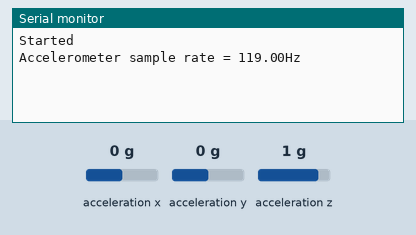
Bench run of a sketch on a simulated Arduino Nano 33 IoT. On the bench: the last lines printed to the serial monitor. The inputs (shaded band) are chosen by the test bench; at power-on: acceleration x 0 g, acceleration y 0 g, acceleration z 1 g.

Above: at 1.2 s.
1.3 s: acceleration x set to -1.4 g
At 1.42 s:
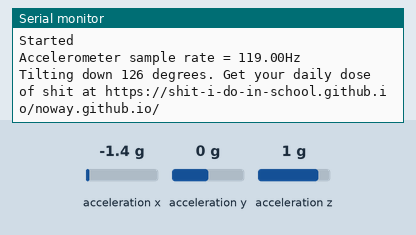
3.2 s: acceleration y set to -1.4 g
At 3.26 s:
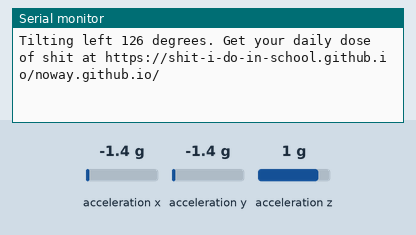
4.8 s: acceleration x set to 0.8 g
At 4.9 s:
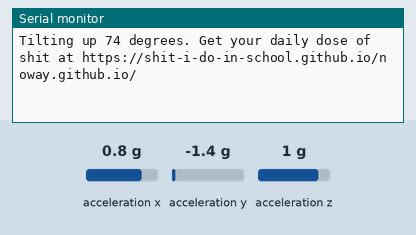
6.5 s: acceleration y set to 0 g
At 6.55 s:
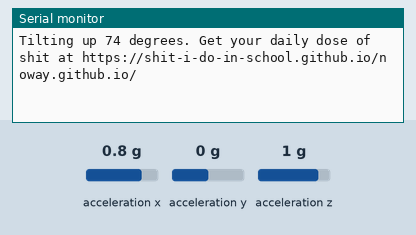
9.5 s: acceleration y set to 0.8 g
At 9.61 s:
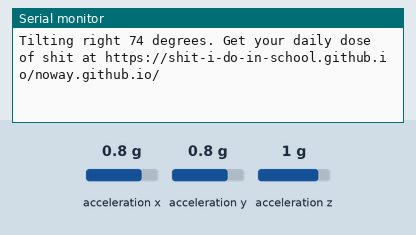

Measured:
- after the input at 1.3 s, the serial monitor: prints a new line at once (image 1)
- after the input at 3.2 s, the serial monitor: prints a new line after 0.06 s (image 2)
- after the input at 4.8 s, the serial monitor: prints a new line after 0.10 s (image 3)
- after the input at 9.5 s, the serial monitor: prints a new line after 0.10 s (image 5)

The sketch:

why_did_I_paste_this_copy_20230320132418.ino
```cpp
#include <Arduino_LSM6DS3.h>

float x, y, z;
int degreesX = 0;
int degreesY = 0;

void setup() {
  Serial.begin(9600);
  while (!Serial)
    ;
  Serial.println("Started");

  if (!IMU.begin()) {
    Serial.println("Failed to initialize IMU!");
    while (1)
      ;
  }

  Serial.print("Accelerometer sample rate = ");
  Serial.print(IMU.accelerationSampleRate());
  Serial.println("Hz");
}

void loop() {

  if (IMU.accelerationAvailable()) {
    IMU.readAcceleration(x, y, z);
  }

  if (x > 0.1) {
    x = 100 * x;
    degreesX = map(x, 0, 97, 0, 90);
    Serial.print("Tilting up ");
    Serial.print(degreesX);
    Serial.println(" degrees. Get your daily dose of shit at https://shit-i-do-in-school.github.io/noway.github.io/");
  }
  if (x < -0.1) {
    x = 100 * x;
    degreesX = map(x, 0, -100, 0, 90);
    Serial.print("Tilting down ");
    Serial.print(degreesX);
    Serial.println(" degrees. Get your daily dose of shit at https://shit-i-do-in-school.github.io/noway.github.io/");
  }
  if (y < -0.1) {
    y = 100 * y;
    degreesY = map(y, 0, -100, 0, 90);
    Serial.print("Tilting left ");
    Serial.print(degreesY);
    Serial.println(" degrees. Get your daily dose of shit at https://shit-i-do-in-school.github.io/noway.github.io/");
  }
  if (y > 0.1) {
    y = 100 * y;
    degreesY = map(y, 0, 97, 0, 90);
    Serial.print("Tilting right ");
    Serial.print(degreesY);
    Serial.println(" degrees. Get your daily dose of shit at https://shit-i-do-in-school.github.io/noway.github.io/");
  }
  delay(100);
}
```
